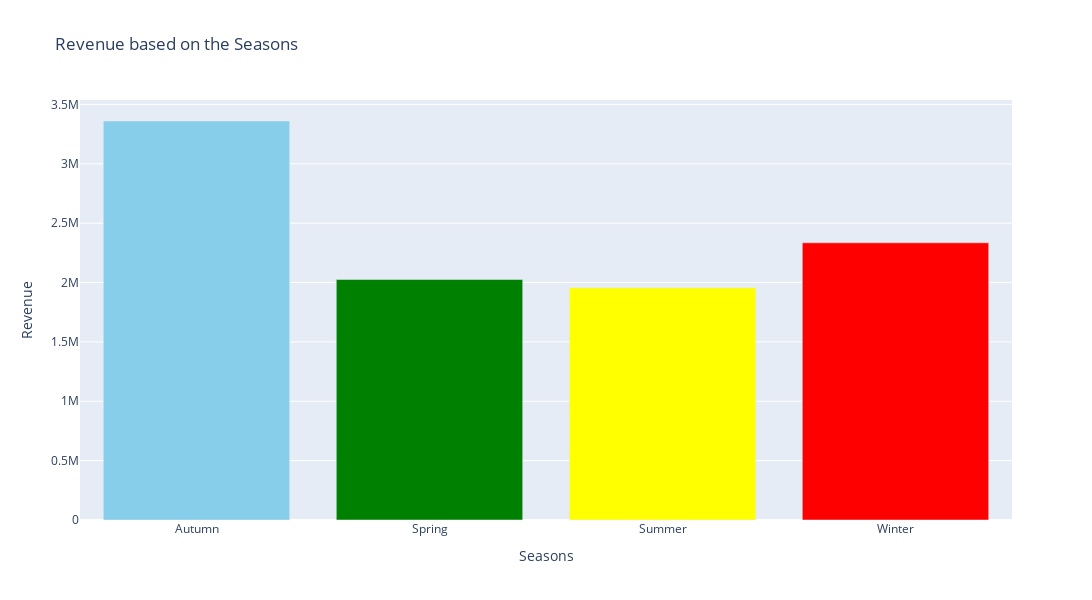

This figure's notebook cell:
### Code cell
season_sales = df.groupby("Season")["revenue"].sum().reset_index()

color_map = {
    "Winter": "red",
    "Spring": "green",
    "Summer": "yellow",
    "Autumn": "skyblue"
}

colors = season_sales["Season"].map(color_map)

fig = go.Figure(
    data = [
        go.Bar(
            x = season_sales["Season"],
            y = season_sales["revenue"],
            marker=dict(color=colors)
        )
    ]
)
fig.update_layout(
    xaxis_title = "Seasons",
    yaxis_title = "Revenue",
    height = 600,
    width = 1400,
    title = "Revenue based on the Seasons"
)

fig.show()

### Figure 1 — Plotly figure (JSON) as saved in the notebook; plotly's stock layout.template omitted (floating-point values rounded to 4 significant figures)
{"data": [{"marker": {"color": ["skyblue", "green", "yellow", "red"]}, "type": "bar", "x": ["Autumn", "Spring", "Summer", "Winter"], "y": [3360000.0, 2025000.0, 1956000.0, 2334000.0]}], "layout": {"height": 600, "title": {"text": "Revenue based on the Seasons"}, "width": 1400, "xaxis": {"title": {"text": "Seasons"}}, "yaxis": {"title": {"text": "Revenue"}}}}
